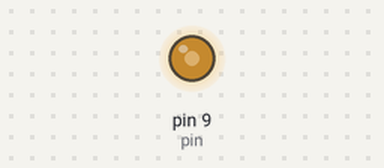
Simulated run of this sketch. Board: Arduino Uno, built with avr-gcc and run on an emulated ATmega328P. On the bench: output pins drawn as LEDs (lit = HIGH).

Above: at 0.1 s.
Timing chart, 0 to 1.6 s (numbered marks = the images above):
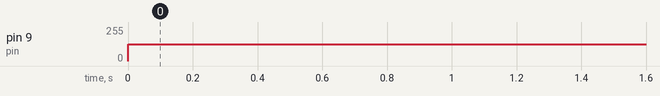

The sketch:

008_pwm.ino
```cpp
// https://www.youtube.com/watch?v=YfV-vYT3yfQ&list=PLGs0VKk2DiYw-L-RibttcvK-WBZm8WLEP&index=8
int pin = 9;
int brightness = 127;

void setup() {
  // put your setup code here, to run once:
  pinMode(pin,OUTPUT);
}

void loop() {
  // put your main code here, to run repeatedly:
  analogWrite(pin,brightness);
}
```

Measured:
- by itself, pin 9 (pin): 0/255 → 127/255 at 0.00 s
